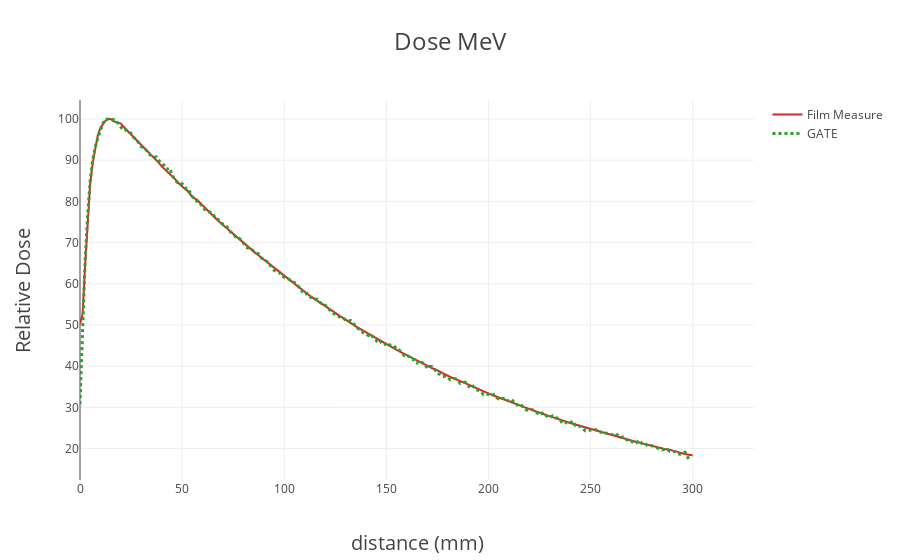
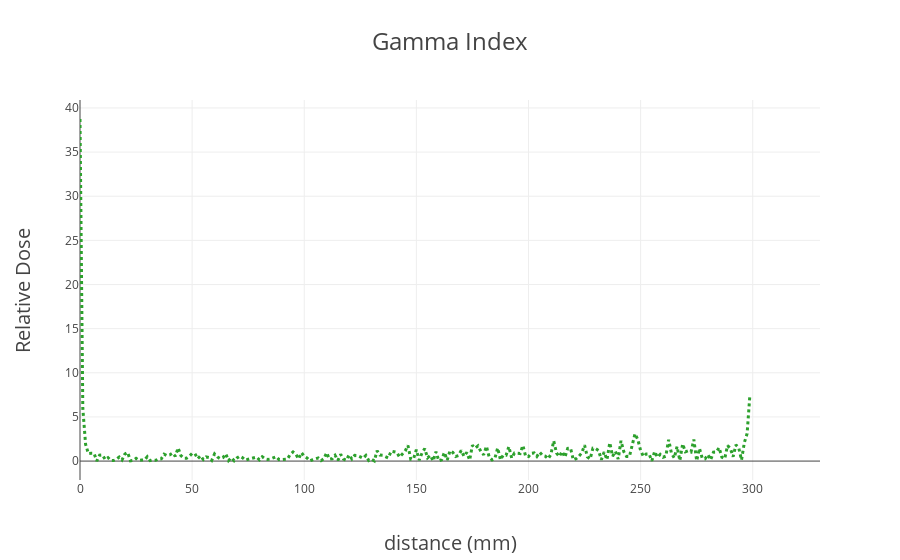

The code cell stored with these charts, in order, in its notebook:
### Code cell
data1 = [trace1, trace2]
fig1= go.Figure(data=data1, layout=layout1) 

data2 = [trace4]
fig2= go.Figure(data=data2, layout=layout2)

py.iplot(fig1, filename='plot', image='svg') 
py.iplot(fig2, filename='gamma', image='svg')

### Figure 1 — Plotly figure (JSON) as saved in the notebook; plotly's stock layout.template omitted (floating-point values rounded to 4 significant figures; data arrays with more than 128 entries replaced by an {"elided": "..."} marker saying what was removed)
{"data": [{"line": {"color": "rgba(214, 39, 40, 100)"}, "mode": "lines", "name": "Film Measure", "type": "scatter", "x": {"elided": "241 float values"}, "y": {"elided": "241 float values"}}, {"line": {"color": "rgba(44, 160, 44, 100)", "dash": "dot", "width": 3}, "mode": "lines", "name": "GATE", "type": "scatter", "x": {"elided": "240 float values"}, "y": {"elided": "240 float values"}}], "layout": {"title": "Dose MeV", "titlefont": {"size": 24}, "xaxis": {"range": [0, 330], "title": "distance (mm)", "titlefont": {"size": 20}}, "yaxis": {"title": "Relative Dose", "titlefont": {"size": 20}}}}

### Figure 2 — Plotly figure (JSON) as saved in the notebook; plotly's stock layout.template omitted (floating-point values rounded to 4 significant figures; data arrays with more than 128 entries replaced by an {"elided": "..."} marker saying what was removed)
{"data": [{"line": {"color": "rgba(44, 160, 44, 100)", "dash": "dot", "width": 3}, "mode": "lines", "name": "Gamma index GATE", "type": "scatter", "x": {"elided": "240 float values"}, "y": {"elided": "240 float values"}}], "layout": {"title": "Gamma Index", "titlefont": {"size": 24}, "xaxis": {"range": [0, 330], "title": "distance (mm)", "titlefont": {"size": 20}}, "yaxis": {"title": "Relative Dose", "titlefont": {"size": 20}}}}
